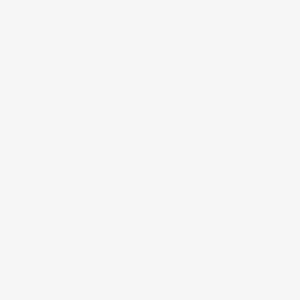
Frame 1 (no input)
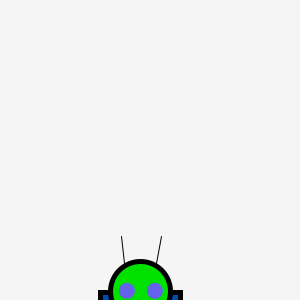
Frame 60 (the mouse pressed at the canvas centre just before this capture)
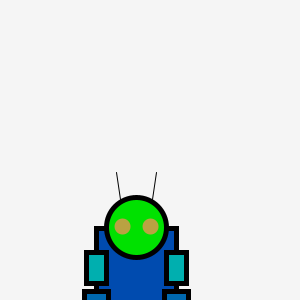
Frame 120 (the mouse held since frame 60 and released just before this capture)

The Processing sketch that drew these frames (run headless with seeded random() and noise(); from frame 60 on, the mouse is pressed at the canvas centre):

// Processing sketch: processing_152751
// ── processing_152751.pde

// Learning Processing by Daniel Shiffman
// Example 3-6: Interactive Zoog?
// http://www.learningprocessing.com/examples/chapter-3/example-3-6/
float zoogX;
float zoogY;
float eyeR;
float eyeG;
float eyeB;
float ant;
float shake;

void setup()
{
  // setup() runs once
  size(300,300);
  smooth();
  frameRate(30);
  
  // Position Zoog at center of screen
        zoogX = width/2;
        zoogY = height+100;
}

void draw()
{
// draw() loops forever, until stopped
// Draw a white background
background(245);

// Set ellipses and rects to center
rectMode(CENTER);
ellipseMode(CENTER);

// Set stroke color (0) and weight
stroke(0);
strokeWeight(1);

// random para shake
shake = random(-1,1);

// random para antenas
ant = random(-2,2);

// Antenna 1
line((zoogX-20)+ ant,zoogY-95,zoogX-16,zoogY-68);

// Antenna 2
line((zoogX+20) + ant, zoogY-95, zoogX+16, zoogY-68);

strokeWeight(5);


//Body
fill(0,75,175);
rect(zoogX,zoogY,80,78);

//Head
stroke(0);
fill(0,225,0);
ellipse(zoogX,zoogY-40,60,60);

// Arms
fill(0,175,175);
rect(zoogX-40,zoogY,20,31);
rect(zoogX+40,zoogY,20,31);

//Legs
fill(0,105,175);
rect(zoogX-40,zoogY+40,24,32);
rect(zoogX+40,zoogY+40,24,32);

// Legs lines
stroke(0);
strokeWeight(6);
line(zoogX-40,zoogY+40,zoogX-40,zoogY+61);
line(zoogX+40,zoogY+40,zoogX+40,zoogY+61);

// Eyes
eyeR = random(255);
eyeG = random(255);
eyeB = random(255);
// Eye color is randomly determined
fill(eyeR,eyeG,eyeB); 
noStroke();
// Draw left eye
ellipse(zoogX-14,zoogY-41,16,16);

// Draw right eye
ellipse(zoogX+14,zoogY-41,16,16); 




if (zoogY == width/2) {
println("¡Llegue al centro!");
zoogY = 150; 
} 
    else {zoogY = zoogY - 1;
    zoogX = zoogX + shake;
    zoogY = zoogY + shake;
     }

}

void mousePressed()
{
println("Take me to your leader!");
}
